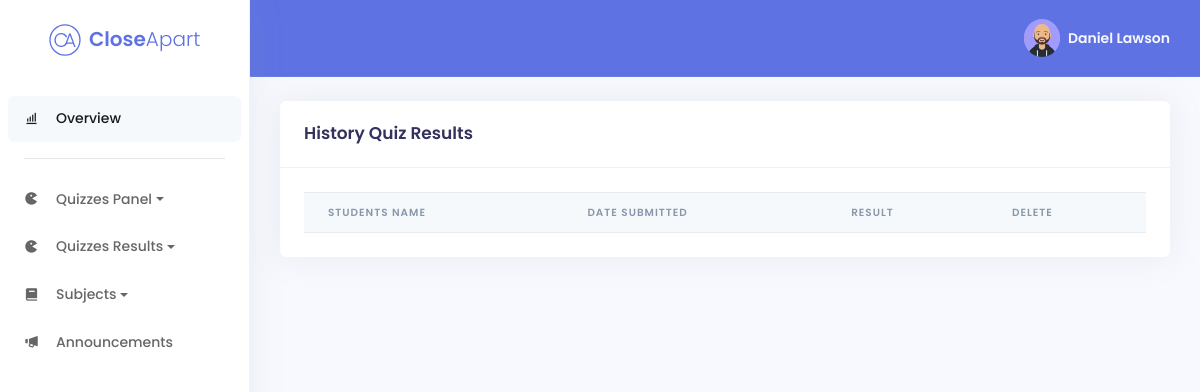
Page /quizzes/history/result/historyresults.php (signed in) on the earlier database version.
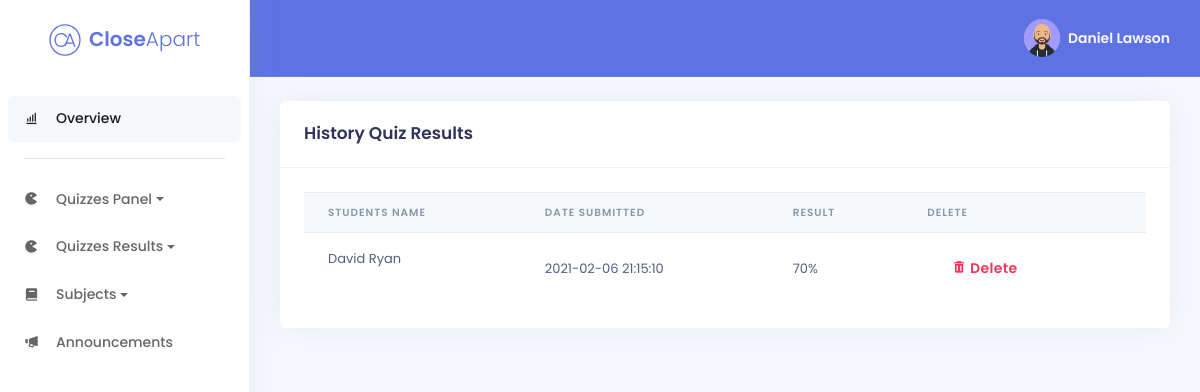
Same page on the later database version.
### tables this page shows
CREATE TABLE IF NOT EXISTS HistoryResults (
    history_result_id int(11) NOT NULL AUTO_INCREMENT,
    history_result_date timestamp NOT NULL DEFAULT CURRENT_TIMESTAMP,
    history_result_marks int(11) NOT NULL,
    student_fullname varchar(255) NOT NULL,
PRIMARY KEY (history_result_id));

### quizzes/history/result/resultprocess.php (called while the page is built, shortened)
<?php
class Result {
public function get_results_by_user($student_fullname)
{
    try
    {
        $conn = new Connection();
        $dbconn = $conn->getConnection();
        $selectQuery = "SELECT * FROM `HistoryResults`;";
        $reslts = NULL;
        foreach( $dbconn->query($selectQuery, PDO::FETCH_ASSOC) as $rslt)
        {
            $reslts[] = $rslt;
        }
        return $reslts;
    }
    catch (PDOException $e)
    {
        echo "<script>alert(".$e->getMessage().");</script>";
    }
    catch (Exception $e)
    {
        echo "<script>alert(".$e->getMessage().");</script>";
    }
}
}
?>

### quizzes/history/result/historyresults.php (the view, shortened to what the changed rows need)
<?php
require_once("resultprocess.php");
$resultObject = new Result();
$results = $resultObject->get_results_by_user($_SESSION["student_fullname"]);
?>
<!DOCTYPE html>
<html lang="en">
<head>
	<link href='https://unpkg.com/boxicons@2.0.7/css/boxicons.min.css' rel='stylesheet'>
	<link rel="stylesheet" href="../../../assets/css/argon.min.css">
	<link rel="stylesheet" type="text/css" href="https://cdn.datatables.net/1.10.23/css/dataTables.bootstrap4.min.css" />
</head>
<body>
	<div class="main-content">
		<div class="container-fluid mt-4">
			<div class="row">
				<div class="col-xl-12">
					<div class="card">
						<div class="card-body">
							<div class="table-responsive">
								<table id="sorttable" class="table align-items-center table-flush hover stripe" style="border: none;">
									<thead class="thead-light">
										<tr>
                                            <th scope="col">Students Name</th>
											<th scope="col">Date Submitted</th>
											<th scope="col">Result</th>
											<th scope="col">Delete</th>
										</tr>
									</thead>
									<tbody>
									<?php
										if(isset($results))
										{
										foreach($results as $result)
										{
									?>
										<tr>
											<td class="d-flex align-items-center">
												<?php echo $result["student_fullname"]; ?>
											</td>
											<td>
												<?php echo $result["history_result_date"]; ?>
											</td>
											<td>
												<?php echo $result["history_result_marks"]*10; ?>%
											</td>
											<td>
												<div class="d-flex">
													<form class="d-flex" method="POST" action="<?php $_SERVER['PHP_SELF']; ?>">
														<button type="submit" name="delete"
															class="text-danger px-4 py-2 btn text-primary shadow-none"><i class='bx bxs-trash'></i>
															Delete</button>
													</form>
											</td>
										</tr>
										<?php
												}
											}
										?>
									</tbody>
								</table>
							</div>
						</div>
					</div>
				</div>
			</div>
		</div>
</body>
</html>

Differences in the rows shown:
added historyresults: student_fullname "David Ryan", history_result_date "2021-02-06 21:15:10", $result['history_result_marks']*10 "70"
